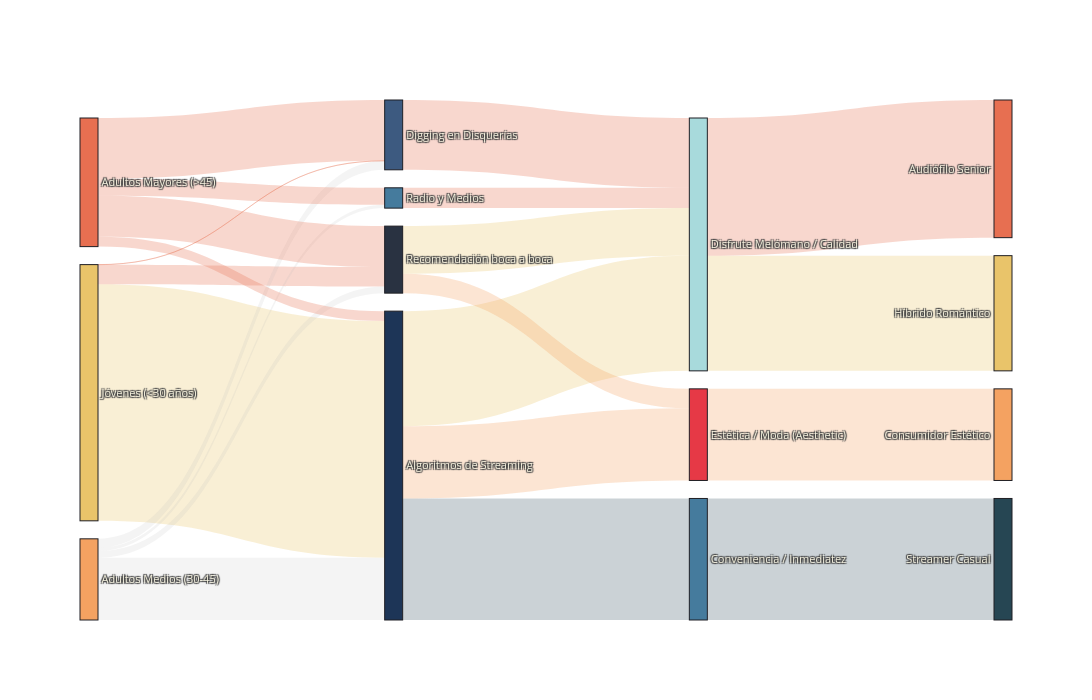

Notebook cell for this chart:
### Markdown cell above
### 8. El Diagrama de Sankey (Flujo Multidimensional de Preferencias Coloreado)
Este gráfico interactivo resuelve la hipótesis sobre la **preferencia afectiva y el descubrimiento de música**.
Mapea visualmente el flujo de comportamiento de nuestros 5,000 usuarios:

$$\text{Rango de Edad} \longrightarrow \text{Método de Descubrimiento} \longrightarrow \text{Motivación de Compra} \longrightarrow \text{Tribu Final}$$

Utilizando las teorías de **Albers** sobre transparencia e interacción, hemos coloreado dinámicamente cada transición en función de su tribu de destino con opacidades suaves (15% a 30%). Esto evita el efecto espagueti y permite trazar las trayectorias con gran armonía estética.

### Code cell
df_sankey = df_usuarios.copy()
df_sankey["rango_edad"] = pd.cut(
    df_sankey["edad"], 
    bins=[17, 30, 45, 80],
    labels=["Jóvenes (<30 años)", "Adultos Medios (30-45)", "Adultos Mayores (>45)"]
)

ALL_SANKEY_NODES = [
    "Jóvenes (<30 años)", "Adultos Medios (30-45)", "Adultos Mayores (>45)",
    "Digging en Disquerías", "Recomendación boca a boca", "Radio y Medios", "Algoritmos de Streaming",
    "Disfrute Melómano / Calidad", "Estética / Moda (Aesthetic)", "Conveniencia / Inmediatez",
    "Audiófilo Senior", "Híbrido Romántico", "Consumidor Estético", "Streamer Casual"
]
node_map = {node: i for i, node in enumerate(ALL_SANKEY_NODES)}

flow1 = df_sankey.groupby(["rango_edad", "descubrimiento"]).size().reset_index(name="value").rename(columns={"rango_edad": "source", "descubrimiento": "target"})
flow2 = df_sankey.groupby(["descubrimiento", "motivacion"]).size().reset_index(name="value").rename(columns={"descubrimiento": "source", "motivacion": "target"})
flow3 = df_sankey.groupby(["motivacion", "tribu_real"]).size().reset_index(name="value").rename(columns={"motivacion": "source", "tribu_real": "target"})

flows = pd.concat([flow1, flow2, flow3])
flows = flows[flows["value"] > 0]
flows["source_idx"] = flows["source"].map(node_map)
flows["target_idx"] = flows["target"].map(node_map)
flows = flows.dropna()

def map_flow_color(row):
    target = row["target"]
    source = row["source"]
    c_senior = "rgba(231, 111, 81, 0.28)"
    c_hibrido = "rgba(233, 196, 106, 0.28)"
    c_estetico = "rgba(244, 162, 97, 0.28)"
    c_casual = "rgba(38, 70, 83, 0.24)"
    
    if target == "Audiófilo Senior": return c_senior
    if target == "Híbrido Romántico": return c_hibrido
    if target == "Consumidor Estético": return c_estetico
    if target == "Streamer Casual": return c_casual
    
    if target == "Disfrute Melómano / Calidad":
        return c_senior if source in ["Digging en Disquerías", "Radio y Medios"] else c_hibrido
    if target == "Estética / Moda (Aesthetic)": return c_estetico
    if target == "Conveniencia / Inmediatez": return c_casual
    
    if source == "Adultos Mayores (>45)": return c_senior
    if source == "Jóvenes (<30 años)":
        return c_hibrido if target == "Algoritmos de Streaming" else c_senior
    return "rgba(180, 180, 180, 0.15)"

flows["link_color"] = flows.apply(map_flow_color, axis=1)

fig_sankey = go.Figure(data=[go.Sankey(
    node=dict(
        pad=18,
        thickness=18,
        line=dict(color="#1E1E24", width=1),
        label=ALL_SANKEY_NODES,
        color=[
            "#E9C46A", "#F4A261", "#E76F51",
            "#3D5A80", "#293241", "#457B9D", "#1D3557",
            "#A8DADC", "#E63946", "#457B9D",
            "#E76F51", "#E9C46A", "#F4A261", "#264653"
        ]
    ),
    link=dict(
        source=flows["source_idx"].astype(int).tolist(),
        target=flows["target_idx"].astype(int).tolist(),
        value=flows["value"].tolist(),
        color=flows["link_color"].tolist()
    )
    )])

fig_sankey.update_layout(
    font=dict(size=11, color="#F4F1DE"),
    paper_bgcolor="rgba(0,0,0,0)",
    plot_bgcolor="rgba(0,0,0,0)",
    height=700,  # Aumenta el tamaño vertical (ajustá este número según necesites)
    width=2100   # Aumenta el ancho general para que tenga buena resolución al imprimir
)
fig_sankey.show()

### Figure 1 — Plotly figure (JSON) as saved in the notebook; plotly's stock layout.template omitted (floating-point values rounded to 4 significant figures)
{"data": [{"link": {"color": ["rgba(233, 196, 106, 0.28)", "rgba(231, 111, 81, 0.28)", "rgba(231, 111, 81, 0.28)", "rgba(180, 180, 180, 0.15)", "rgba(180, 180, 180, 0.15)", "rgba(180, 180, 180, 0.15)", "rgba(180, 180, 180, 0.15)", "rgba(231, 111, 81, 0.28)", "rgba(231, 111, 81, 0.28)", "rgba(231, 111, 81, 0.28)", "rgba(231, 111, 81, 0.28)", "rgba(38, 70, 83, 0.24)", "rgba(233, 196, 106, 0.28)", "rgba(244, 162, 97, 0.28)", "rgba(231, 111, 81, 0.28)", "rgba(231, 111, 81, 0.28)", "rgba(233, 196, 106, 0.28)", "rgba(244, 162, 97, 0.28)", "rgba(38, 70, 83, 0.24)", "rgba(231, 111, 81, 0.28)", "rgba(233, 196, 106, 0.28)", "rgba(244, 162, 97, 0.28)"], "source": [0, 0, 0, 1, 1, 1, 1, 2, 2, 2, 2, 6, 6, 6, 3, 5, 4, 4, 9, 7, 7, 8], "target": [6, 3, 4, 6, 3, 5, 4, 6, 3, 5, 4, 9, 7, 8, 7, 7, 7, 8, 13, 10, 11, 12], "value": [2538, 1, 210, 669, 96, 36, 70, 107, 652, 182, 439, 1304, 1236, 774, 749, 218, 510, 209, 1304, 1477, 1236, 983]}, "node": {"color": ["#E9C46A", "#F4A261", "#E76F51", "#3D5A80", "#293241", "#457B9D", "#1D3557", "#A8DADC", "#E63946", "#457B9D", "#E76F51", "#E9C46A", "#F4A261", "#264653"], "label": ["Jóvenes (<30 años)", "Adultos Medios (30-45)", "Adultos Mayores (>45)", "Digging en Disquerías", "Recomendación boca a boca", "Radio y Medios", "Algoritmos de Streaming", "Disfrute Melómano / Calidad", "Estética / Moda (Aesthetic)", "Conveniencia / Inmediatez", "Audiófilo Senior", "Híbrido Romántico", "Consumidor Estético", "Streamer Casual"], "line": {"color": "#1E1E24", "width": 1}, "pad": 18, "thickness": 18}, "type": "sankey"}], "layout": {"font": {"color": "#F4F1DE", "size": 11}, "height": 700, "paper_bgcolor": "rgba(0,0,0,0)", "plot_bgcolor": "rgba(0,0,0,0)", "width": 2100}}
